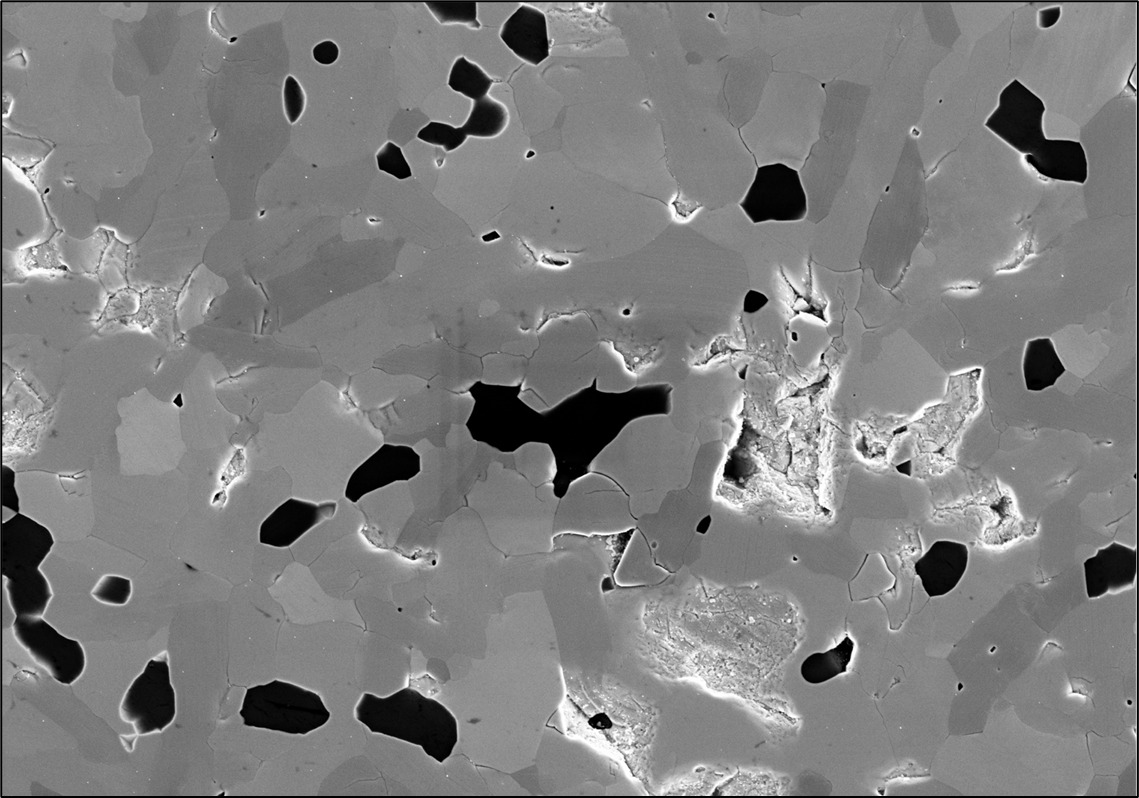
#> input picture server/modules/test2.jpg, 1139 x 798 px
$ python imageai.py
#> lines starting #> are read from the running program, lines starting #| are printed output that depends on the picture; after the words box and inside, x2 and y2 are one past the last pixel; in counts of white or black regions, pixels touching at a corner belong together
import cv2

# read the image
img = cv2.imread('test2.jpg')
#> img is the input picture: shape (798, 1139, 3); min 0, max 255, mean 126.8

# convert the image to grayscale
gray = cv2.cvtColor(img, cv2.COLOR_BGR2GRAY)

# threshold the image to identify the black areas
_, threshold = cv2.threshold(gray, 160, 255, cv2.THRESH_BINARY)
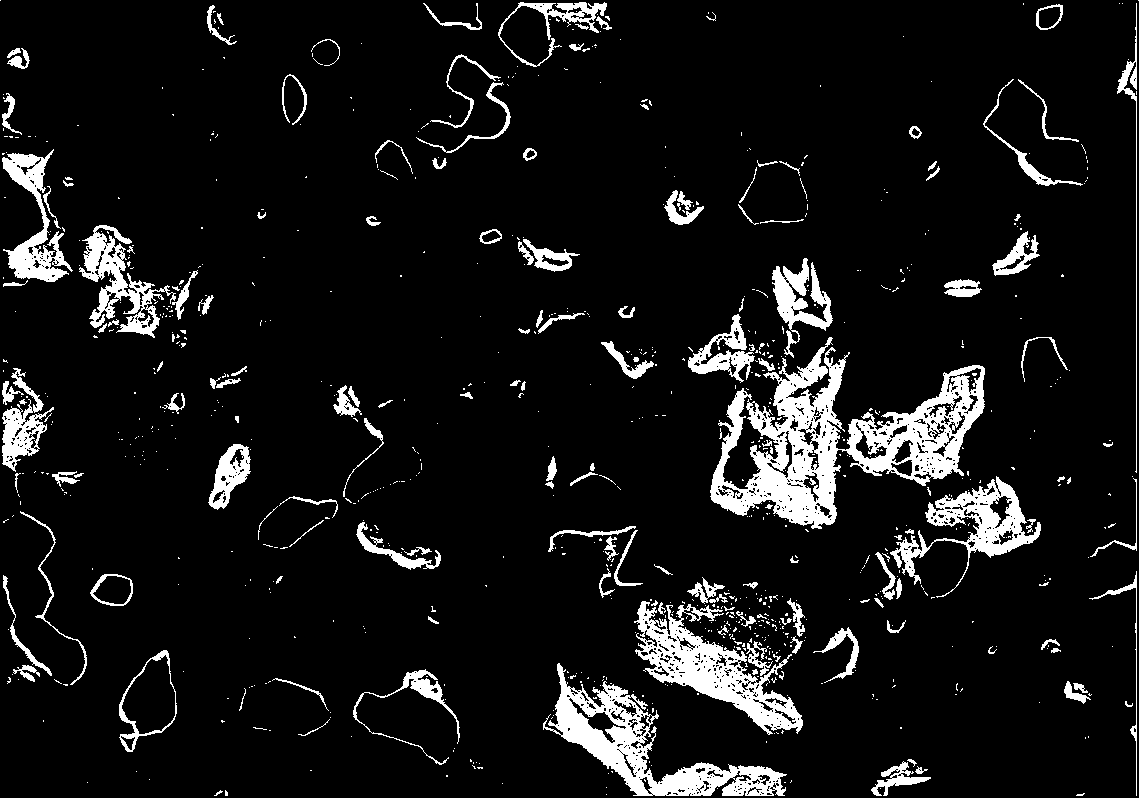
#> threshold: shape (798, 1139); 8.7% white; 873 white regions (715 under 20 px)

# find all the contours in the thresholded image
contours, _ = cv2.findContours(threshold, cv2.RETR_EXTERNAL, cv2.CHAIN_APPROX_SIMPLE)
#> contours = 857 contours, 746 with area under 20; largest, box (x1, y1, x2, y2) and area: (710, 337, 985, 529) 21102, (543, 663, 787, 796) 9626, (634, 601, 803, 735) 7880, (890, 476, 1041, 598) 4970, (79, 225, 176, 338) 3478

# initialize a variable to store the total area of the black areas
black_area = 0

# loop through the contours and calculate the area of each black area
for cnt in contours:
    area = cv2.contourArea(cnt)
    black_area += area
#> this loop made 857 passes
#> (area, black_area) on passes 19, 25: (31, 60.5), (565.5, 627)
#> after the loop, black_area = 78663.5

# calculate the total area of the image
total_area = img.shape[0] * img.shape[1]
#> total_area = 908922

# calculate the percentage of black area in the entire image
percent_black = (black_area / total_area) * 100
#> percent_black = 8.65

# print the percentage of black area in the entire image
print("Percentage of Black Area: {:.2f}%".format(percent_black))
#| Percentage of Black Area: 8.65%

# loop through the contours and draw rectangles around the black areas
for cnt in contours:
    x, y, w, h = cv2.boundingRect(cnt)
    cv2.rectangle(img, (x, y), (x + w, y + h), (0, 0, 0), 2)
#> this loop made 857 passes
#> (x, y, w, h) on passes 1, 2, 4: (606, 794, 1, 1), (1076, 793, 9, 3), (214, 790, 9, 6)
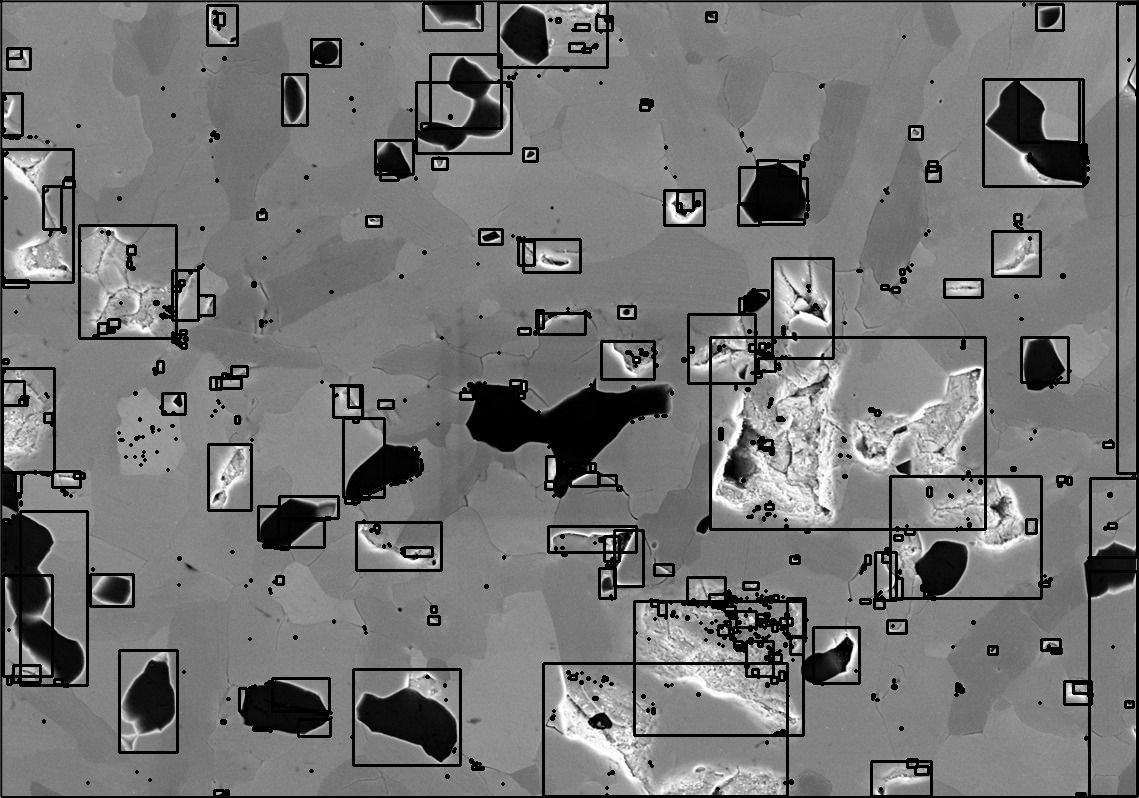
#> img: shape (798, 1139, 3); 7.41% of pixels changed, all inside (x1, y1, x2, y2) = (0, 0, 1139, 798)

# display the original image with the black areas highlighted
cv2.imshow("Black Areas", img)
cv2.waitKey(0)
cv2.destroyAllWindows()

$ run again, with server/modules/test1.jpg copied over server/modules/test2.jpg
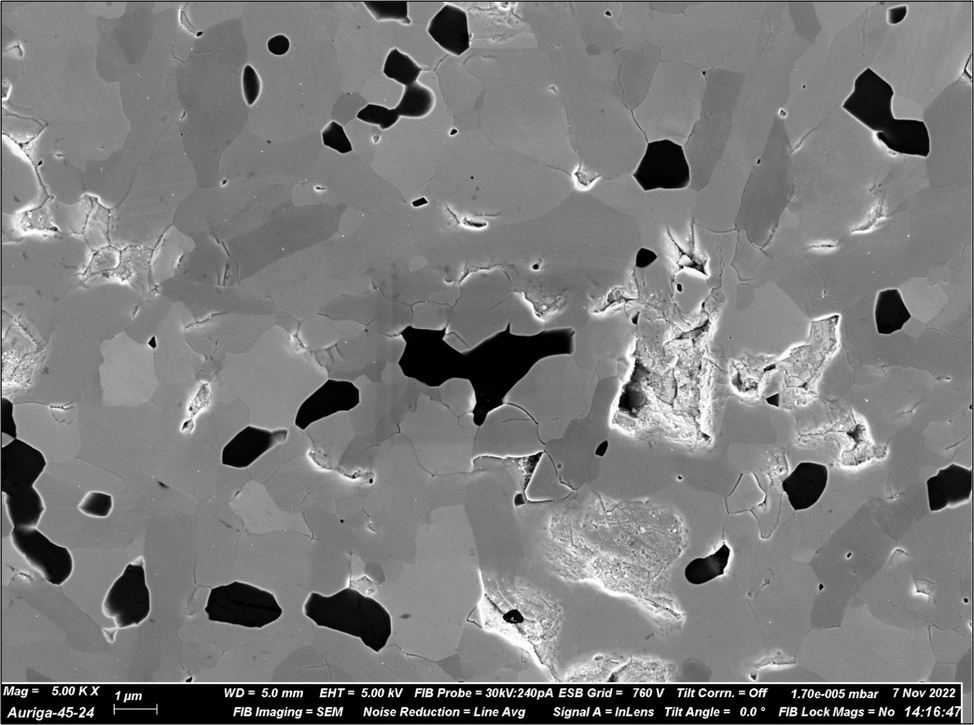
#> input picture server/modules/test1.jpg, 974 x 725 px, shrunk from 1600 x 1191 before the run
#> img is the input picture: shape (725, 974, 3); min 0, max 255, mean 122.9
#> `_, threshold = cv2.threshold(gray, 160, 255, cv2.THRESH_BINARY)`:
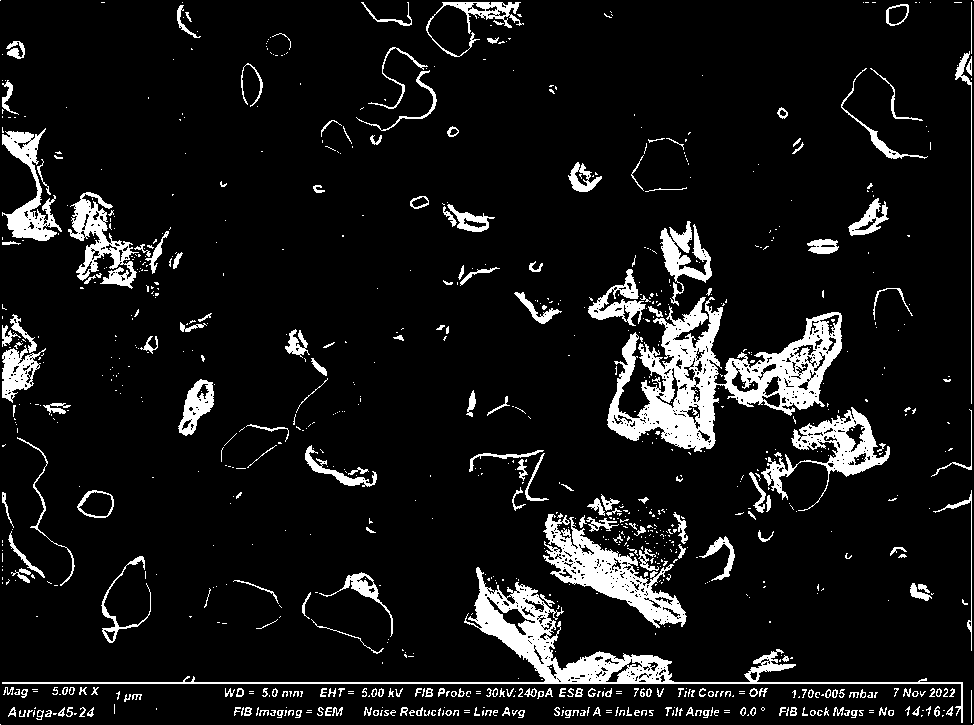
#> threshold: shape (725, 974); 9.1% white; 958 white regions (702 under 20 px)
#> contours = 941 contours, 794 with area under 20; largest, box (x1, y1, x2, y2) and area: (607, 297, 842, 452) 15190, (2, 567, 963, 723) 8948, (543, 514, 687, 628) 5530, (761, 407, 890, 511) 3610, (68, 192, 139, 289) 2415
#> the loop `for cnt in contours:` made 941 passes
#> (area, black_area) on passes 15, 18, 21: (23.5, 29), (26, 60), (21.5, 96.5)
#> after the loop `for cnt in contours:`: black_area = 58270
#> percent_black = 8.25
#| Percentage of Black Area: 8.25%
#> the loop `for cnt in contours:` made 941 passes
#> (x, y, w, h) on passes 1, 2, 15: (973, 724, 1, 1), (0, 724, 1, 1), (888, 710, 6, 6)
#> after the loop `for cnt in contours:`:
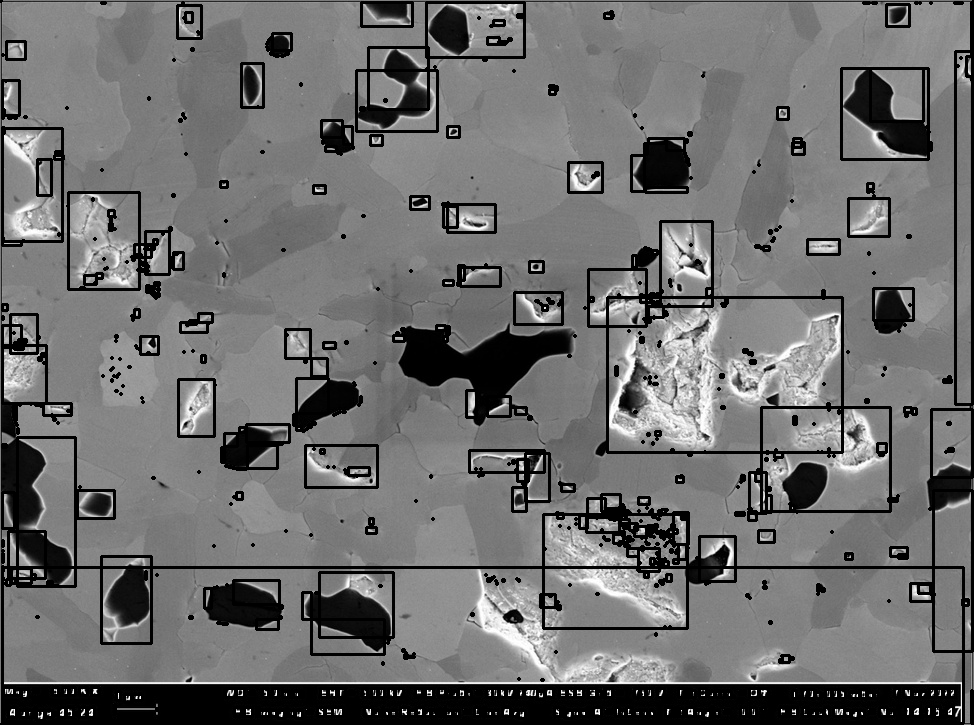
#> img: shape (725, 974, 3); 10.05% of pixels changed, all inside (x1, y1, x2, y2) = (0, 0, 974, 725)
